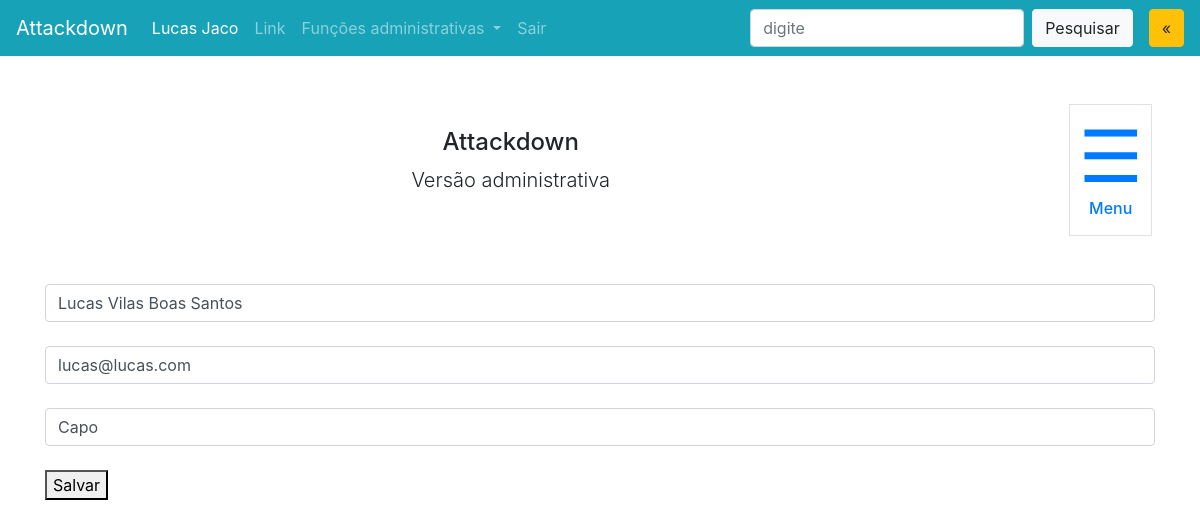
The app's page /accounts/editar/11111111111 (signed in), older data.
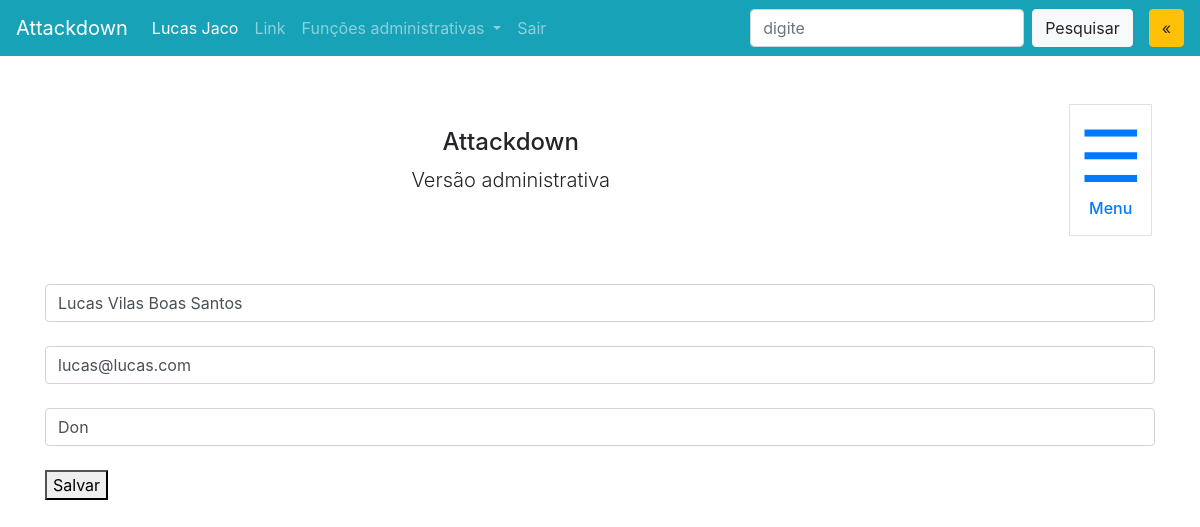
The same page, newer data.
### account/models.py (models this page shows, shortened)
class Account(AbstractBaseUser, PermissionsMixin):
    email = models.EmailField(_('email address'), unique=True, max_length=60)
    cpf = models.TextField(unique=True, primary_key=True)
    nome = models.TextField(max_length=45)
    cargo = models.TextField(max_length=20)
    is_admin = models.BooleanField(default=False)
    is_staff = models.BooleanField(default=False)
    is_superuser = models.BooleanField(default=False)
    is_active = models.BooleanField(default=True)
    date_joined = models.DateTimeField(default=timezone.now)
    USERNAME_FIELD = 'email'
    REQUIRED_FIELDS = ['cpf']
    objects = AccountManager()

### account/views.py (the view, shortened to what this page needs)
# urls.py: path('editar/<str:cpf_funcionario>', views.editar_funcionarios, name="editar-funcionario"),
def editar_funcionarios(request, cpf_funcionario):
    usuario = request.user
    funcionario = get_object_or_404(Account, cpf=cpf_funcionario)
    context = {}
    if not usuario.is_authenticated:
        return redirect("/")
    else:
        editar_funcionario_form = EditarFuncionarioForm(instance=funcionario)
        context['editar_funcionario'] = editar_funcionario_form
    return render(request, 'editar_funcionario.html', context)

### account/forms.py
class EditarFuncionarioForm(forms.ModelForm):
    email = forms.EmailField(max_length=60, required=True, label='Email',
        widget=forms.EmailInput(attrs={'class':'form-control input-registro',
                                      'placeholder':'email@email.com'
        }))
    nome = forms.CharField(max_length=35, required=True, label='Nome',
        widget=forms.TextInput(attrs={'class':'form-control input-registro',
                                      'placeholder':'Nome e sobrenome'
        }))
    cargo = forms.CharField(max_length=35, required=True, label='Nome',
        widget=forms.TextInput(attrs={'class':'form-control input-registro'
        }))
    class Meta:
        model = Account
        fields = ("email", "nome", "cargo")

### templates/editar_funcionario.html (shortened to what this page needs)
{% extends "base.html" %}
{% block conteudo %}
    <form method="POST">{% csrf_token %}
        {{ editar_funcionario.nome }}<br>
        {{ editar_funcionario.email }}<br>
        {{ editar_funcionario.cargo }}<br>
        <button>Salvar</button>
    </form>
{% endblock conteudo %}

Row changes from the older to the newer data that the page shows:
changed Account "Lucas Vilas Boas Santos": cargo "Capo" → "Don"
